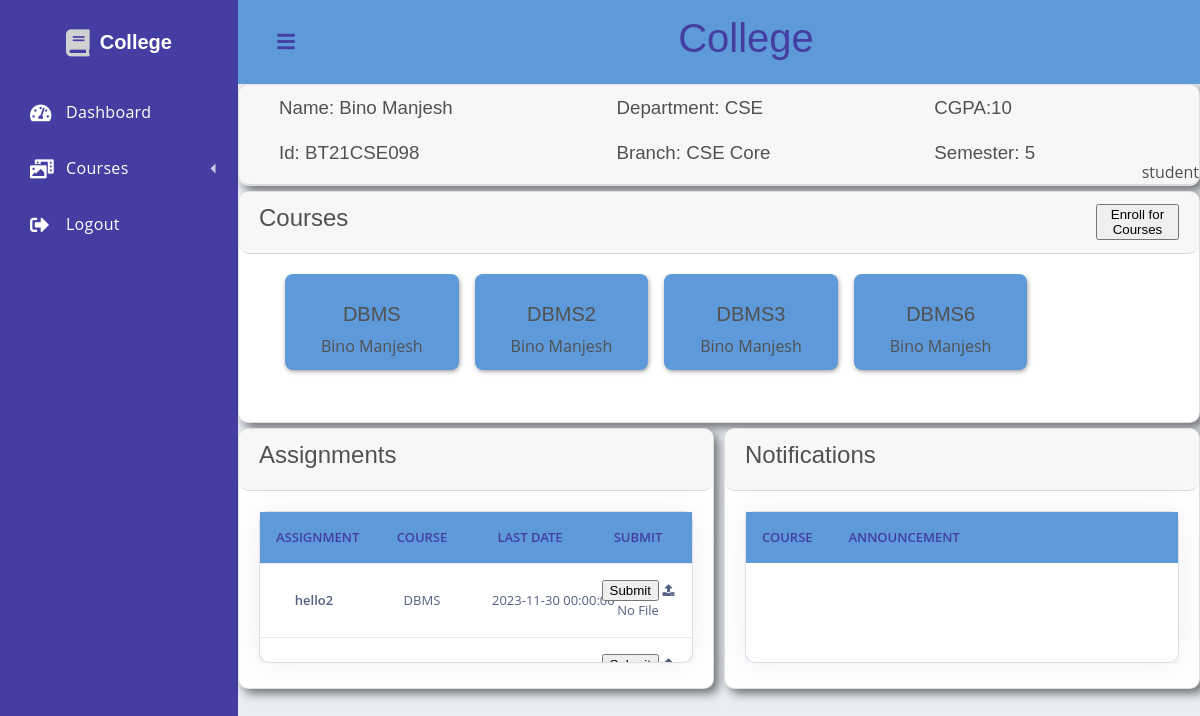
Page /public/dashboard.php (signed in) on the committed database.
### tables this page shows
CREATE TABLE `user` (
  `User_id` int(11) NOT NULL,
  `Username` varchar(50) NOT NULL,
  `Password` varchar(20) NOT NULL,
  `First_name` varchar(20) NOT NULL,
  `Last_name` varchar(20) NOT NULL,
  `Off_id` varchar(20) NOT NULL,
  `Dept_name` varchar(20) NOT NULL,
  `Branch_name` varchar(20) DEFAULT NULL,
  `type` varchar(20) NOT NULL,
  `Semester` int(11) DEFAULT NULL
);

CREATE TABLE `stucourse` (
  `Stu_id` int(11) NOT NULL,
  `Course_id` int(11) NOT NULL,
  `Marks_s1` int(11) DEFAULT NULL,
  `Marks_s2` int(11) DEFAULT NULL,
  `Marks_endsem` int(11) DEFAULT NULL,
  `Grade` varchar(2) DEFAULT NULL
);

CREATE TABLE `course` (
  `Course_id` int(11) NOT NULL,
  `Course_name` varchar(40) NOT NULL,
  `Dept_name` varchar(40) NOT NULL,
  `Fac_id` int(11) NOT NULL,
  `Credits` int(11) NOT NULL,
  `Open` tinyint(1) NOT NULL DEFAULT 1
);

CREATE TABLE `assignments` (
  `Assn_id` int(11) NOT NULL,
  `Assn_name` varchar(50) NOT NULL,
  `Due_time` datetime NOT NULL,
  `Course_id` int(11) NOT NULL,
  `Open` tinyint(1) NOT NULL
);

### src/libs/helpers.php (called while the page is built, shortened)
<?php
function view(string $filename, array $data = []): void {
    require_once __DIR__ . '/../inc/' . $filename . '.php';
}

### src/libs/dashboard.php (called while the page is built, shortened)
<?php
function calculateCGPA() {
    $stu_id = $_SESSION['user_data']['User_id'];
    $sql='
            SELECT stucourse.Grade, course.Credits
            FROM stucourse inner join course on stucourse.Course_id=course.Course_id
            WHERE stucourse.Stu_id= :stu_id;
            ';
    $subject1=make_query($sql,[":stu_id" => $stu_id], true);
    $gradePoints = [
        'AA' => 10.0,
        'AB' => 9.0,
        'BB' => 8.0,
        'BC' => 7.0,
        'CC' => 6.0,
        'CD' => 5.0,
        'DD' => 4.0,
        'FF' => 0.0,
    ];
    $totalCreditPoints = 0;
    $totalGradePoints = 0;
    foreach($subject1 as $subject) {
        $grades = $subject['Grade'];
        $subjectCredits = $subject['Credits'];
        $totalGradePoints += isset($gradePoints[$grades]) ? $gradePoints[$grades]*$subjectCredits : 0;
        $totalCreditPoints += isset($gradePoints[$grades]) ? $subjectCredits : 0;
    }
    $cgpa=NULL;
    if($totalCreditPoints!==0)
    $cgpa = $totalGradePoints/$totalCreditPoints;
    return $cgpa;
}
function getuser($user_id)
{
    $sql='
    SELECT *
    FROM user
    Where User_id= :user_id;
    ';
    return make_query($sql,[':user_id'=>$user_id],true,true);
}
function getcoursesstudent($user_id)
{
    $sql = '
    Select stucourse.Course_id as course_id, course.Course_name as course_name, CONCAT(user.First_name,\' \',user.Last_name) as faculty_name
    From stucourse inner join course on stucourse.Course_id=course.Course_id inner join user on course.Fac_id=user.User_id
    where stucourse.Stu_id= :user_id;
    ';
    return make_query($sql,[':user_id'=>$user_id],true);
}
function getpendingassignments($user_id)
{
    $sql='Select assignments.Assn_id as assn_id,assignments.Assn_name as assn_name, course.Course_name as course_name, assignments.Due_time as due_time
    from assignments inner join course on assignments.Course_id=course.Course_id
    where assignments.Course_id in (
        Select stucourse.Course_id as course_id
    From stucourse inner join course on stucourse.Course_id=course.Course_id inner join user on course.Fac_id=user.User_id
    where stucourse.Stu_id= :user_id
    )
     and assignments.Assn_id not in (select Assn_id from submission where Stu_id= :user_id);
    ';
    return make_query($sql,[':user_id'=>$user_id],true);
}
$user_id = $_SESSION['user_data']['User_id'];
$user = getuser($user_id);
if($user['type']==='faculty'){
    $user_courses = getcoursesfaculty($user_id);
}
else if($user['type']==='student'){
    $user_courses = getcoursesstudent($user_id);
}
$assn_query = getpendingassignments($user_id);

### src/libs/database.php (called while the page is built, shortened)
<?php
function database(): PDO {
    static $pdo;
    if (!$pdo) {
        $pdo = new PDO(
            sprintf("mysql:host=%s;dbname=%s;charset=UTF8", DB_HOST, DB_NAME),
            DB_USER,
            DB_PASSWORD,
            [PDO::ATTR_ERRMODE => PDO::ERRMODE_EXCEPTION]
        );
    }
    return $pdo;
}
function make_query(string $sql, array $data, bool $need_fetch=false, bool $one_row=false) : array | false {
    $statement = database()->prepare($sql);
    foreach ($data as $key => $value) {
        $statement->bindValue($key, $value);
    }
    $statement->execute();
    if ($need_fetch) {
        $temp = $statement->fetchAll(PDO::FETCH_ASSOC);
        if ($one_row) {
            return $temp[0];
        } else {
            return $temp;
        }
    } else {
        return false;
    }
}

### public/dashboard.php (the view, shortened to what this page needs)
<?php
require_once __DIR__ . '/../src/libs/dashboard.php';
?>
<?php
view('header', ['title' => 'Dashboard', 'stylesheets'=>[
    'https://cdnjs.cloudflare.com/ajax/libs/font-awesome/5.15.0/css/all.min.css',
    'https://cdnjs.cloudflare.com/ajax/libs/font-awesome/4.7.0/css/font-awesome.min.css',
    'dashboardpage'
]]);
?>
<div class='dashboard'>
    <?= view('navbar'); ?>
    <div class='dashboard-app'>
        <header class='dashboard-toolbar'><a href="#!" class="menu-toggle"><i class="fas fa-bars"></i></a>
            <h1 style="position: absolute;text-align: center;width: 100%;z-index: -1;color: #443ea2;">College</h1>
        </header>
        <div class='card'>
            <div class='card-header' style="grid-template-columns: none;">
            <?php
            $CGPA=calculateCGPA();
            echo<<< END
                <div style="display: flex;align-items: center;">
                    <h3 class='data1'>Name: {$user['First_name']} {$user['Last_name']}<br><br>Id: {$user['Off_id']}</h3>
                </div>
                <div style="display: flex;align-items: center;">
                    <h3 class='data1'>Department: {$user['Dept_name']}<br><br>Branch: {$user['Branch_name']}</h3>
                </div>
                <div style="display: flex;align-items: center;">
                    <h3 class='data1'>CGPA:{$CGPA}<br><br>Semester: {$user['Semester']}</h3>
                </div>
                <p style="position: absolute;bottom:0;right:0;margin:0;">{$user['type']}</p>
                END;
            ?>
            </div>
        </div>
        <div class='card'>
            <div class="card-header">
                <h2>Courses</h2>
                <form method="post" action="dashboard.php">
                <?php if($_SESSION['user_data']['type']==='student'): ?><button style="width: 10%;left:90%;position:relative;cursor:pointer;" id="enrollbut" onclick="myFunction()">Enroll for Courses</button><?php endif ?>
                </form>
            </div>
            <div class="card-body">
                <div class="cardcourses-wrapper">
                    <?php
                        foreach($user_courses as $course) {
                            echo <<<EOS
                            <div class="cardcourses">
                                <h3><a href="course.php?course_id={$course['course_id']}">{$course['course_name']}</a></h3>
                                <p>{$course['faculty_name']}</p>
                            </div>
                        EOS;
                        }
                    ?>
                </div>
            </div>
        </div>
        <?php if($_SESSION['user_data']['type']==='student'): ?>
        <div class="container2">
            <div class="card">
                <div class="card-header">
                    <h2>Assignments</h2>
                </div>
                <div class="card-body">
                    <div class="pendingassignment">
                        <div class="card shadow">
                            <table class="table align-items-center table-flush" style="border-collapse: collapse;text-align:center">
                                <tbody style="display: block;height: 150px;overflow: auto;">
                                    <tr style="color: #443ea2;background-color: #5e9ad9;text-transform:uppercase;">
                                        <th style="text-align: center;">Assignment</th>
                                        <th style="text-align: center;">Course</th>
                                        <th style="text-align: center;">Last Date</th>
                                        <th style="text-align: center;">Submit</th>
                                    </tr>
                                    <?php
                                        foreach($assn_query as $data) {
                                            echo <<<EOS
                                            <tr>
                                            <form method="post" action="dashboard.php" enctype="multipart/form-data">
                                                <input hidden="true" name="action" value="submitassgndash">
                                                <input hidden="true" name="assgn_id" value="{$data['assn_id']}">
                                                <th scope="row">
                                                    <div class="media align-items-center">
                                                        <div class="media-body">
                                                            <span class="mb-0 text-sm">{$data['assn_name']}</span>
                                                        </div>
                                                    </div>
                                                </th>
                                                <td>{$data['course_name']}</td>
                                                <td>{$data['due_time']}</td>
                                                <td><button type="submit" name="assgnsubmit">Submit
                                                <input type="file" id="submitassign{$data['assn_id']}" name="submitassign{$data['assn_id']}" style="display:none" onchange="document.getElementById('assign{$data['assn_id']}file').innerHTML=document.getElementById('submitassign{$data['assn_id']}').files[0].name"></button>
                                                <span style="width:min-content;" onclick="document.getElementById('submitassign{$data['assn_id']}').click()"><i class="fa fa-upload" style="cursor:pointer"></i></span>
                                                <div><p id="assign{$data['assn_id']}file" style="margin:0px;">No File</p></div>
                                                </td>
                                            </form>
                                            </tr>
                                        EOS;
                                        }
                                    ?>
                                </tbody>
                            </table>
                        </div>
                    </div>
                </div>
            </div>
            <div class="card">
                <div class="card-header">
                    <h2>Notifications</h2>
                </div>
                <div class="card-body">
                    <div class="pendingassignment">
                        <div class="card shadow">
                            <table class="table align-items-center table-flush" style="border-collapse: collapse;">
                                <tbody style="display: block;height: 150px;overflow: auto;">
                                    <tr style="color: #443ea2;background-color: #5e9ad9;text-transform:uppercase;">
                                        <th>Course</th>
                                        <th style="width:80%;text-align:left;">Announcement</th>
                                    </tr>
                                </tbody>
                            </table>
                        </div>
                    </div>
                </div>
            </div>
        </div>
        <?php endif ?>
    </div>
</div>
<?php view('footer') ?>

### src/inc/header.php (shortened to what this page needs)
<!DOCTYPE html>
<html lang="en">
<head>
    <?php
        foreach ($stylesheets as $sheet)
        {
            if (str_starts_with($sheet, 'https')) {
                echo "<link rel=\"stylesheet\" href=\"$sheet\">";
            } else {
                echo "<link rel=\"stylesheet\" href=\"styles/$sheet.css\">";
            }
        }
    ?>
</head>
<body>
<main>

### src/inc/navbar.php (shortened to what this page needs)
<div class="dashboard-nav">
    <header><a href="#!" class="menu-toggle"><i class="fas fa-bars"></i></a><a href="#" class="brand-logo"><i class="fas fa-book"></i> <span>College</span></a></header>
    <nav class="dashboard-nav-list"><a href="http://localhost/College-management/college-management/dashboard.php" class="dashboard-nav-item"><i class="fas fa-tachometer-alt"></i> Dashboard
        </a>
        <div class='dashboard-nav-dropdown'><a href="#!" class="dashboard-nav-item dashboard-nav-dropdown-toggle"><i class="fas fa-photo-video"></i> Courses </a>
        </div>
        <a href="http://localhost/College-management/college-management/login.php" class="dashboard-nav-item"><i class="fas fa-sign-out-alt"></i> Logout </a>
    </nav>
</div>

### src/inc/footer.php
</main>
</body>
</html>

### rows in the picture
user: First_name "Bino", Last_name "Manjesh", Off "BT21CSE098", Dept_name "CSE", Branch_name "CSE Core", Semester "5", type "student"
stucourse: Course.Course_name "DBMS", faculty_name "Bino Manjesh"
stucourse: Course.Course_name "DBMS2", faculty_name "Bino Manjesh"
stucourse: Course.Course_name "DBMS3", faculty_name "Bino Manjesh"
stucourse: Course.Course_name "DBMS6", faculty_name "Bino Manjesh"
assignments: Assn_name "hello2", Course.Course_name "DBMS", Due_time "2023-11-30 00:00:00"

### other values in the picture
$CGPA "10"
